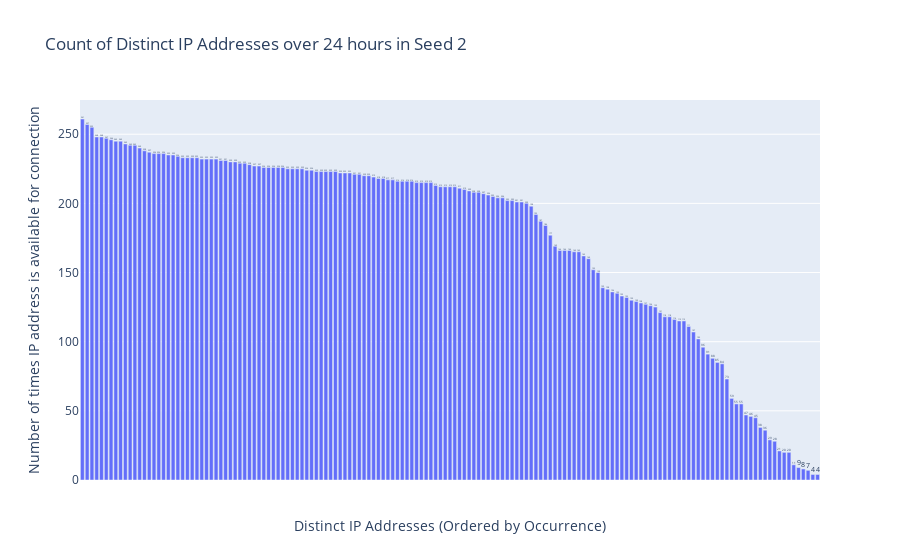

The cell this chart's notebook holds for it:
### Markdown cell above
## Seed 2

### Code cell
# Read the csv file with distinct IP addresses and their counts
df = pd.read_csv('ipv424hrs_num_ordered_s2.csv')

# Create a bar chart
fig = go.Figure(data=[go.Bar(
    x=df.index,  # Use index as x-axis
    y=df['Count'],  # Use 'Count' as y-axis
    text=df['Count'],  # Display 'Count' as a label on each bar
    textposition='auto',  # Position the label automatically
)])

# Set the title and axis labels
fig.update_layout(
    title_text='Count of Distinct IP Addresses over 24 hours in Seed 2',
    yaxis_title="Number of times IP address is available for connection",
    # Add an annotation at the bottom to serve as the X-axis title
    annotations=[
        dict(
            x=0.5,
            y=-0.15,
            showarrow=False,
            text="Distinct IP Addresses (Ordered by Occurrence)",
            xref="paper",
            yref="paper",
            font=dict(size=14)
        )
    ]
)

# Hide the default xaxis title
fig.update_xaxes(showticklabels=False)

# Save the figure as HTML
fig.write_html("bar_plot_s2.html")

# Show the figure
fig.show()

### Figure 1 — Plotly figure (JSON) as saved in the notebook; plotly's stock layout.template omitted (floating-point values rounded to 4 significant figures; data arrays with more than 128 entries replaced by an {"elided": "..."} marker saying what was removed)
{"data": [{"text": {"elided": "155 int values"}, "textposition": "auto", "type": "bar", "x": {"elided": "155 int values"}, "y": {"elided": "155 int values"}}], "layout": {"annotations": [{"font": {"size": 14}, "showarrow": false, "text": "Distinct IP Addresses (Ordered by Occurrence)", "x": 0.5, "xref": "paper", "y": -0.15, "yref": "paper"}], "title": {"text": "Count of Distinct IP Addresses over 24 hours in Seed 2"}, "xaxis": {"showticklabels": false}, "yaxis": {"title": {"text": "Number of times IP address is available for connection"}}}}
